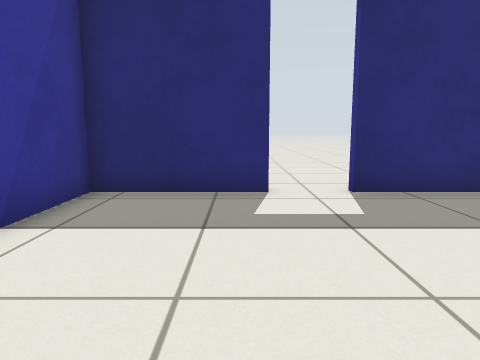
View 1 (above)

14 first-person views from a walk through a world built for the Gazebo simulator. The camera is 0.64 m above the floor, tilts 8° down and sees 70° across. The lines on the ground mark 1 m squares. The floor is counted in squares, 0.5 m on a side. Each view is taken from the middle of a square. On the plan, view 1 faces up. The plan holds only what a view shows up to about 14 squares ahead; the rest is blank. The robots in the file are not drawn. Some stock models are drawn as simple stand-ins.

View 2
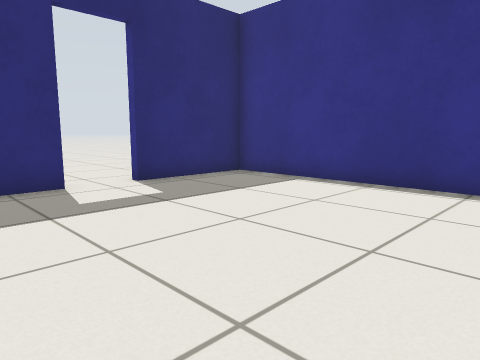

View 3
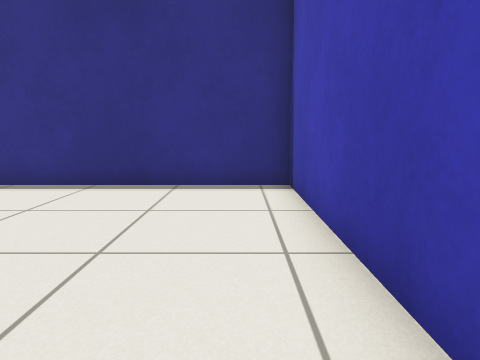

View 4
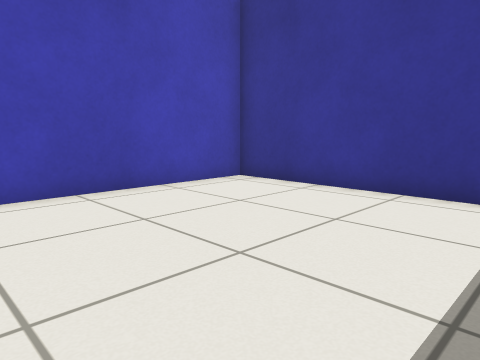

View 5
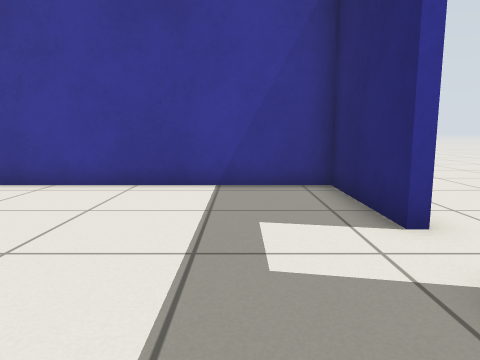

View 6
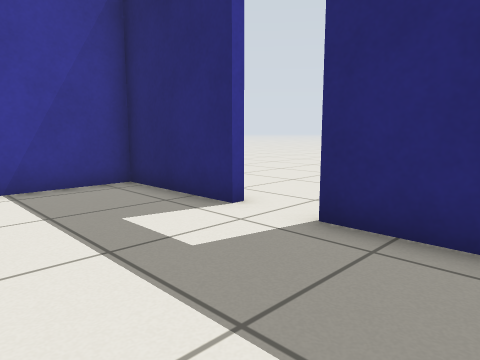

View 7
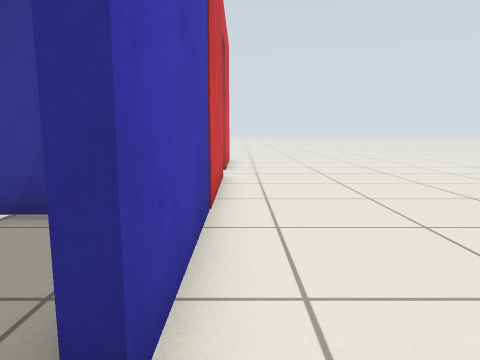

View 8
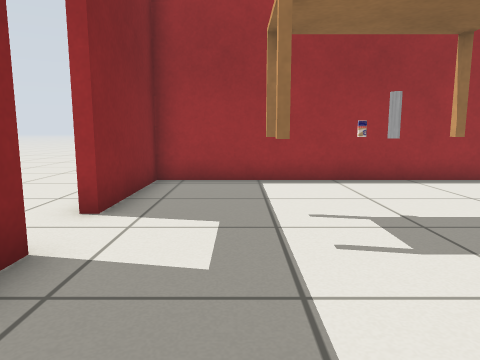

View 9
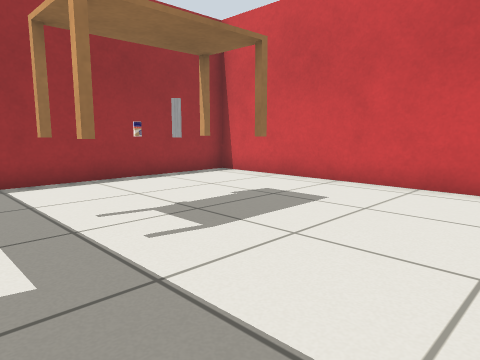

View 10
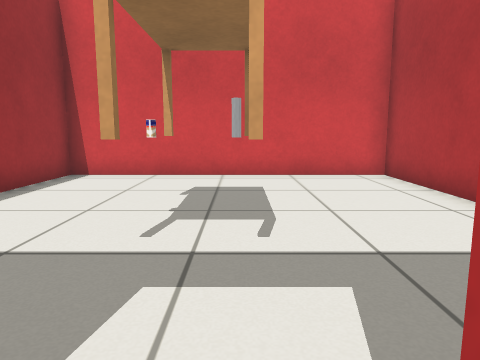

View 11
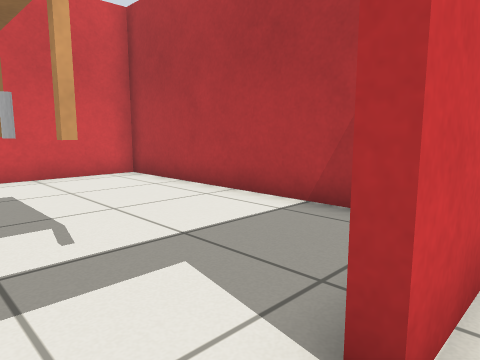

View 12
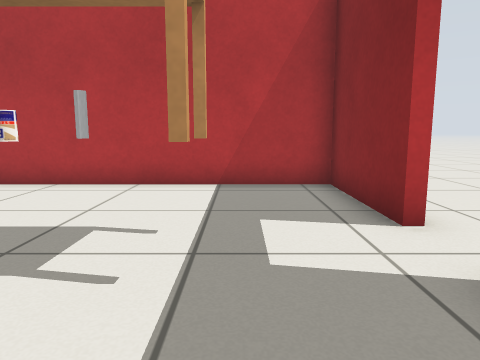

View 13
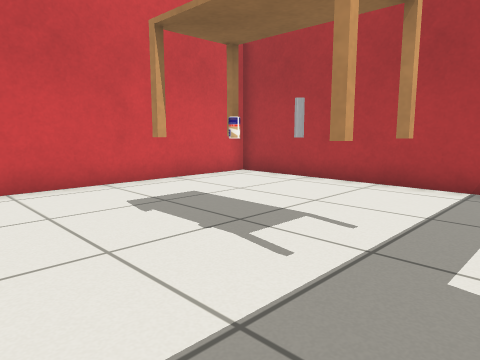

View 14
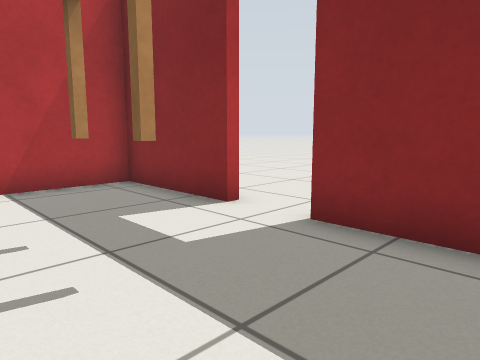

### Floor plan
Points are (right, up) in squares from view 1. A wall is a line through its corners. A room is listed if a view was taken in it or the views show most of it. See-through windows are left out.
Room 1 (views 1, 2, 3, 4, 5, 6)
walls: (0.6, 7.2) (-3.2, 7.2) (-3.2, -2.2) (6.2, -2.2) (6.2, 7.2) (2.4, 7.2)
ways out: open door at (1.5, 7) to room 2
Room 2 (views 7, 10, 11)
walls: (-3.5, 7.5) (0.6, 7.5); (-7.7, 7.5) (-3.6, 7.5); (-12.4, 7.5) (-9.5, 7.5)
ways out: open door at (1.5, 7) to room 1; open door at (-8.5, 7) to room 3
Room 3 (views 8, 9, 12, 13, 14)
walls: (-9.5, 7.2) (-13.3, 7.2) (-13.3, -2.2) (-3.9, -2.2) (-3.9, 7.2) (-7.7, 7.2)
ways out: open door at (-8.5, 7) to room 2
objects: table (-9, 2) to (-8, 2); grey pole (-9, 3); table (-9, 4) to (-8, 4); drink can (-8, 3)

Positions as (right, up) in squares from view 1, and headings:
1: (0, 0), facing up
2: (-2, -1), facing up-right
3: (-2, -1), facing right
4: (4, 5), facing down-left
5: (5, 5), facing left
6: (5, 3), facing up-left
7: (2, 8), facing left
8: (-13, 5), facing right
9: (-13, 6), facing down-right
10: (-9, 8), facing down
11: (-8, 8), facing down-left
12: (-5, 5), facing left
13: (-5, 6), facing down-left
14: (-5, 3), facing up-left
